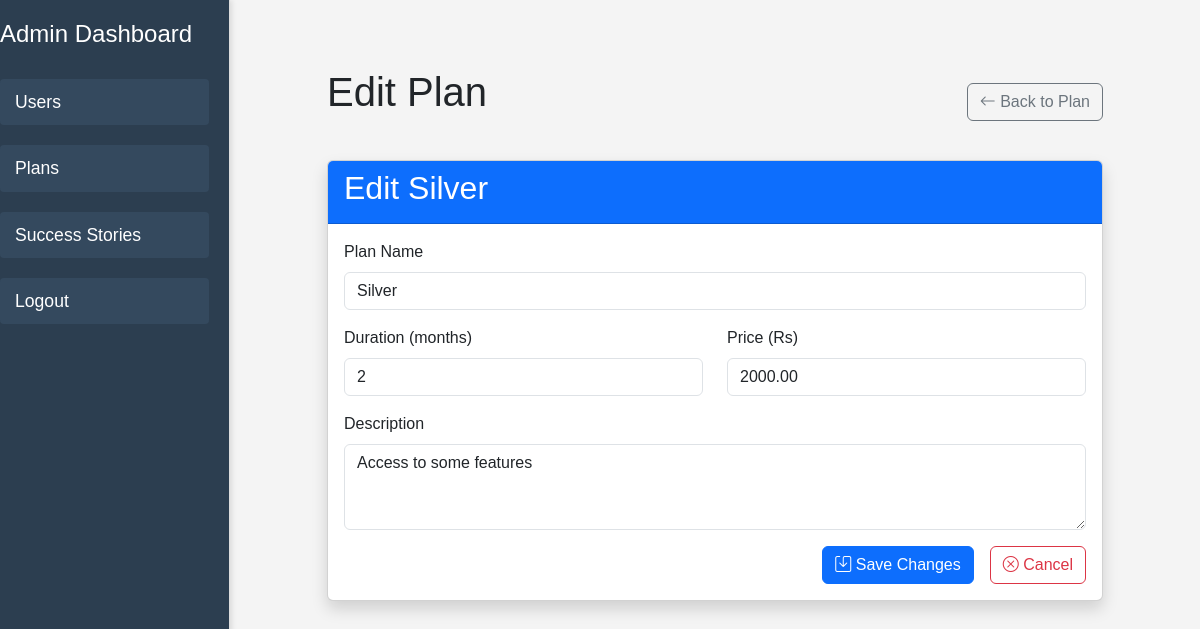
The app's page /plans/1/edit/ with its own data.
### matrimonyapp/models.py (models this page shows, shortened)
class Plan(models.Model):
    name = models.CharField(max_length=100)
    duration_months = models.IntegerField()
    price = models.DecimalField(max_digits=10, decimal_places=2)
    description = models.TextField()
    is_active = models.BooleanField(default=True)
    created_at = models.DateTimeField(auto_now_add=True)
    updated_at = models.DateTimeField(auto_now=True)

### matrimonyapp/views.py (the view, shortened to what this page needs)
# urls.py: path('plans/<int:plan_id>/edit/', views.edit_plan, name='edit_plan'),
def edit_plan(request, plan_id):
    plan = get_object_or_404(Plan, pk=plan_id)
    return render(request, 'plansedit.html', {'plan': plan})

### matrimonyapp/templates/plansedit.html (shortened to what this page needs)
{% load static %}
<!DOCTYPE html>
<html lang="en">
<head>
    <link href="https://cdn.jsdelivr.net/npm/bootstrap@5.3.0/dist/css/bootstrap.min.css" rel="stylesheet">
    <link rel="stylesheet" href="https://cdn.jsdelivr.net/npm/bootstrap-icons@1.10.0/font/bootstrap-icons.css">
    <link rel="stylesheet" href="{% static 'css/admin.css' %}">
</head>
<body>
    <div class="dashboard-container">
        <aside class="sidebar">
            <h2>Admin Dashboard</h2>
            <nav>
                <ul>
                    <li><a href="{% url 'user_list' %}">Users</a></li>
                    <li><a href="{% url 'plans_list' %}">Plans</a></li>
                    <li><a href=" {% url 'success_stories' %}">Success Stories</a></li>
                    <li><a href="{% url 'logout' %}" class="logout-link">Logout</a></li>
                </ul>
            </nav>
        </aside>
        <div class="main-content">
            <div class="container py-5">
                <div class="d-flex justify-content-between align-items-center mb-4">
                    <h1 class="display-6">Edit Plan</h1>
                    <a href="{% url 'plan_detail' plan.id %}" class="btn btn-outline-secondary">
                        <i class="bi bi-arrow-left"></i> Back to Plan
                    </a>
                </div>
                <div class="card shadow">
                    <div class="card-header bg-primary text-white">
                        <h2>Edit {{ plan.name }}</h2>
                    </div>
                    <div class="card-body">
                        <form method="POST">
                            <div class="mb-3">
                                <label for="name" class="form-label">Plan Name</label>
                                <input type="text" class="form-control" id="name" name="name" value="{{ plan.name }}" required>
                            </div>
                            <div class="row mb-3">
                                <div class="col-md-6">
                                    <label for="duration" class="form-label">Duration (months)</label>
                                    <input type="number" class="form-control" id="duration" name="duration" min="1" value="{{ plan.duration_months }}" required>
                                </div>
                                <div class="col-md-6">
                                    <label for="price" class="form-label">Price (Rs)</label>
                                    <input type="number" step="0.01" class="form-control" id="price" name="price" min="0" value="{{ plan.price }}" required>
                                </div>
                            </div>
                            <div class="mb-3">
                                <label for="description" class="form-label">Description</label>
                                <textarea class="form-control" id="description" name="description" rows="3">{{ plan.description }}</textarea>
                            </div>
                            <div class="d-grid gap-2 d-md-flex justify-content-md-end">
                                <button type="submit" class="btn btn-primary me-md-2">
                                    <i class="bi bi-save"></i> Save Changes
                                </button>
                                <a href="{% url 'plan_detail' plan.id %}" class="btn btn-outline-danger">
                                    <i class="bi bi-x-circle"></i> Cancel
                                </a>
                            </div>
                        </form>
                    </div>
                </div>
            </div>
        </div>
    </div>
</body>
</html>

### matrimonyapp/static/css/admin.css (style rules this page uses)
body { font-family: 'Poppins', sans-serif; margin: 0; padding: 0; background-color: #f4f4f4; }
.dashboard-container { display: flex; min-height: 100vh; }
.sidebar { width: 250px; background-color: #2c3e50; color: #fff; padding: 20px; box-shadow: 2px 0 5px rgba(0, 0, 0, 0.1); border-right: 1px solid #ddd; position: relative; margin-left: -20px; }
.sidebar h2 { margin-bottom: 20px; font-size: 1.5em; }
.sidebar nav ul { list-style-type: none; padding: 0; margin: 0; display: flex; flex-direction: column; }
.sidebar nav ul li { margin: 10px 0; }
.sidebar nav ul li a { color: #fff; text-decoration: none; font-size: 1.1em; padding: 10px 15px; display: block; background-color: #34495e; border-radius: 4px; transition: background-color 0.3s, color 0.3s; }
.main-content { flex: 1; padding: 20px; }
.container { max-width: 800px; margin: 0 auto; }
h1 { font-size: 2em; margin-bottom: 20px; }
label { display: block; margin-bottom: 5px; }
input, select, textarea { width: 100%; padding: 8px; border: 1px solid #ddd; border-radius: 4px; }
button { background-color: #2ecc71; color: #fff; padding: 10px 20px; border: none; border-radius: 4px; cursor: pointer; }

### records on screen
Plan: name "Silver", duration "2", price "2000.00", description "Access to some features"
